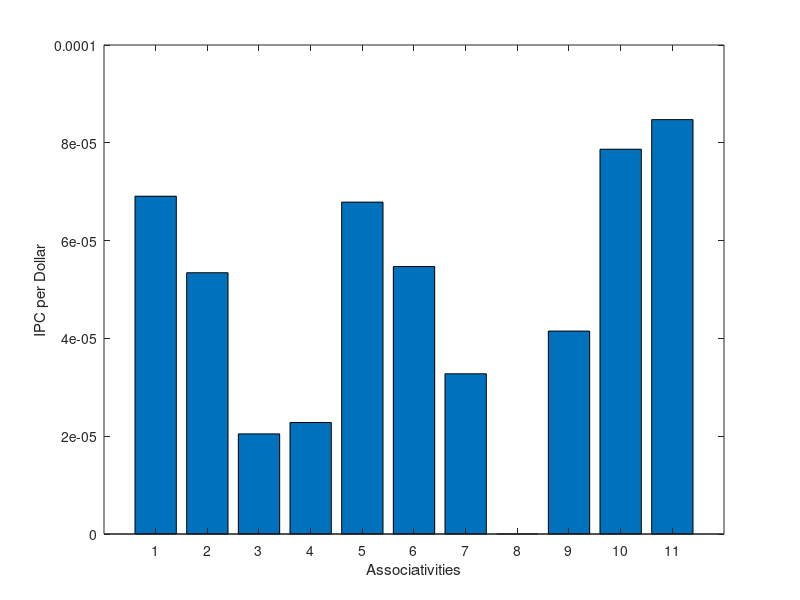

The MATLAB source for this figure:
close all
bzip2_inc_l1way_exectime = [53561312664 53792271746 54404036928];
bzip2_inc_l1way_ways     = [1 2 8];

% figure;
% plot (bzip2_inc_l1way_ways, bzip2_inc_l1way_exectime);
% title('bzip2 execution time changing l1 associations');
% xlabel('number of ways');
% ylabel('execution time in cycles');

executiontimes = [52170531595 27112120331 107260681086 82029355234 44300992452; ...
    51846279658 25335616586 107248844892 70284146604 40380511353; ...
    48769196313 24172730941 107286517495 60620863018 33993861102; ...
    48012706190 23224833703 108415187548 48032604706 28934606676; ... 
    53561312664 35147563146 108249525187 105194177165 53574291155; ...
    53792271746 29195493490 107410179423 89465410677 48127101144; ...
    54404036928 26897437126 107391534447 75995164217 44244084878; ...
    52917794978 38570299603 108285033462 122631067982 64377904161; ...
    52523407207 31722053479 107307940416 112567218800 58053201587; ...
    51004296206 25818912066 107249722874 75131696835 41225407974; ...
    51139234694 26830734120 108474926841 72913835611 39156215813];

cpitimes = [52170531595/10000000073 27112120331/10000000106 107260681086/16506492546 82029355234/10000000076 44300992452/10000000109; ...
            51846279658/10000000073 25335616586/10000000106 107248844892/16506492546 70284146604/10000000076 40380511353/10000000109; ...
            48769196313/10000000073 24172730941/10000000106 107286517495/16506492546 60620863018/10000000076 33993861102/10000000109; ...
            48012706190/10000000073 23224833703/10000000106 108415187548/16506492546 48032604706/10000000076 28934606676/10000000109; ... 
            53561312664/10000000073 35147563146/10000000106 108249525187/16506492546 105194177165/10000000076 53574291155/10000000109; ...
            53792271746/10000000073 29195493490/10000000106 107410179423/16506492546 89465410677/10000000076 48127101144/10000000109; ...
            54404036928/10000000073 26897437126/10000000106 107391534447/16506492546 75995164217/10000000076 44244084878/10000000109; ...
            52917794978/10000000073 38570299603/10000000106 108285033462/16506492546 122631067982/10000000076 64377904161/10000000109; ...
            52523407207/10000000073 31722053479/10000000106 107307940416/16506492546 112567218800/10000000076 58053201587/10000000109; ...
            51004296206/10000000073 25818912066/10000000106 107249722874/16506492546 75131696835/10000000076 41225407974/10000000109; ...
            51139234694/10000000073 26830734120/10000000106 108474926841/16506492546 72913835611/10000000076 39156215813/10000000109];

% associations = ['All 2 Way' 'All 4 Way' 'All FA' 'All FA L2 Big' 'Default' ...
%     'L1 2 Way' 'L1 8 Way' 'L1 Small' 'L1 Small 4 Way' 'L2 4 Way' ...
%     'L2 Big'];
% figure;
% bar(cpitimes);
% legend('bzip2', 'h264ref', 'libquantum', 'omnetpp', 'sjeng');
% xlabel('Associativities');
% ylabel('Execution Time (cycles)');

chunkcost = [525 625 725 825];
chunks = [53574291155 42804461615 37419546845 34727089460];
%put labels on the points
% figure;
% plot(chunkcost, chunks);
% xlabel('Cost of Configuration');
% ylabel('Execution Time (cycles)');

% chunksize = [8 16 32 64];
% figure;
% plot(chunksize, chunks);
% xlabel('Memory Chunk Size');
% ylabel('Execution Time (cycles)');

%configuration vs cost graph
% figure;
cost = [975 1425 4175 4775 525 925 1725 325 725 1025 975];
% bar(cost);
% ylabel('Cost');
% xlabel('Associativities');



%IPC
IPC = zeros(1, 11);
for i = 1:11
    IPC(i) = (sum(1./cpitimes(i, :))/5);
%     (sum(cpitimes(i, :))/5)
end
% figure;
% bar(IPC);
% ylabel('IPC');
% xlabel('Associativities');

%Omnetpp IPC
% figure;
omnIPC = 1./cpitimes(:,4);
% bar(omnIPC);
% title('omnetpp');
% ylabel('IPC');
% xlabel('Associativities');

% inrefto = 8;
% DeltaIPCperCost = zeros(1,11);
% for i = 1:11
%     DeltaIPCperCost(i) = (omnIPC(i)) / cost(i);
% end
% figure;
% bar(DeltaIPCperCost);
% title('Omnetpp');
% ylabel('IPC');
% xlabel('Associativities');
% 
% DeltaIPCDeltaCost = zeros(1,11);
% inrefto = 8;
% for i = 1:11
%     DeltaIPCDeltaCost(i) = (omnIPC(i) - omnIPC(inrefto)) / (cost(i) - cost(inrefto));
% end
% figure;
% bar(DeltaIPCDeltaCost);
% ylabel('IPC per Dollar');
% xlabel('Associativities');

%libquantum IPC
% figure;
% libIPC = 1./cpitimes(:,3);
% bar(libIPC);
% title('libquantum');
% ylabel('IPC');
% xlabel('Associativities');
% 
% inrefto = 11;
% DeltaIPCperCost = zeros(1,11);
% for i = 1:11
%     DeltaIPCperCost(i) = (libIPC(i)) / cost(i);
% end
% figure;
% bar(DeltaIPCperCost);
% title('libquantum');
% ylabel('IPC');
% xlabel('Associativities');


%average CPI (for each association) per dollar
IPCperdollar = zeros(1, 11);
for i = 1:11
    IPCperdollar(i) = (sum(1./cpitimes(i, :))/5)/cost(i);
%     (sum(cpitimes(i, :))/5)
end
% figure;
% bar(IPCperdollar);
% ylabel('IPC');
% xlabel('Associativities');

DeltaIPCDeltaCost = zeros(1,11);
inrefto = 8;
for i = 1:11
    DeltaIPCDeltaCost(i) = (IPC(i) - IPC(inrefto)) / (cost(i) - cost(inrefto));
    
    if i ~= inrefto
        
%         DeltaIPCDeltaCost(i) = (abs(IPCperdollar(inrefto) - IPCperdollar(i))/(cost(inrefto) - cost(i)));
    end
end
figure;
bar(DeltaIPCDeltaCost);
ylabel('IPC per Dollar');
xlabel('Associativities');

DeltaIPCDeltaCost = zeros(1,11);
inrefto = 8;
for i = 1:11
    DeltaIPCDeltaCost(i) = (IPC(i)) / (cost(i));
    
    if i ~= inrefto
        
%         DeltaIPCDeltaCost(i) = (abs(IPCperdollar(inrefto) - IPCperdollar(i))/(cost(inrefto) - cost(i)));
    end
end
% figure;
% bar(DeltaIPCDeltaCost);
% ylabel('IPC per Dollar');
% xlabel('Associativities');


avgCPI = zeros(1,11);
for i = 1:11
    avgCPI(i) = (sum(cpitimes(i, :))/5);
%     (sum(cpitimes(i, :))/5)
end

CPIperCost = zeros(1,11);

for i = 1:11
    CPIperCost(i) = (avgCPI(i)) * cost(i);
end
% figure;
% bar(CPIperCost);
% ylabel('CPI per Dollar');
% xlabel('Associativities');

